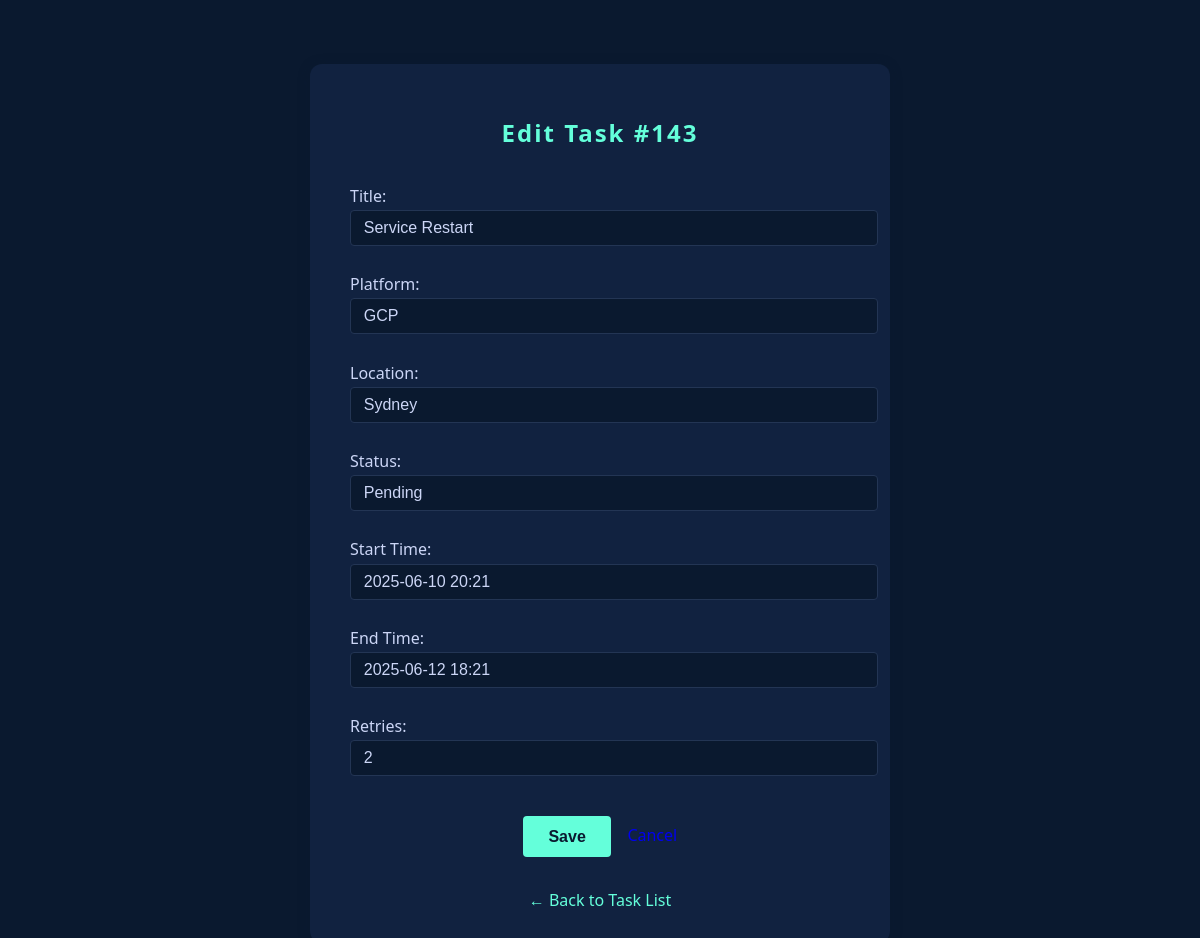
/tasks/143/edit/ (signed in), run on an earlier commit of the app's database.
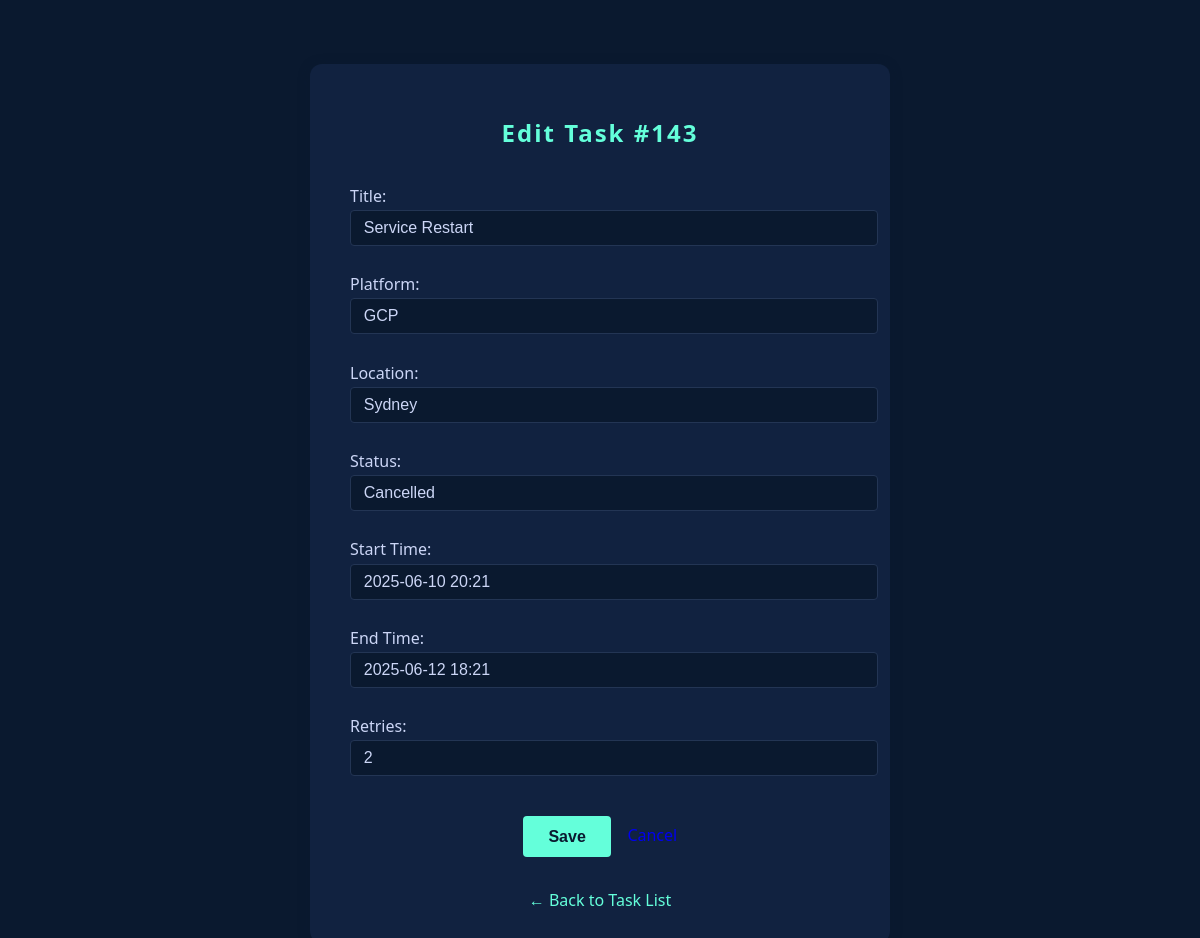
And on a later commit of the database.
### main/models.py (models this page shows, shortened)
class Task(models.Model):
    title = models.CharField(max_length=100, default="System Update")
    platform = models.CharField(max_length=100)
    location = models.CharField(max_length=100)
    status = models.CharField(max_length=50)
    start_time = models.CharField(max_length=100)
    end_time = models.CharField(max_length=100, null=True, blank=True)
    retries = models.IntegerField(default=0)

### main/views.py (the view, shortened to what this page needs)
# urls.py: path('tasks/<int:task_id>/edit/', views.edit_task, name='edit_task'),
@login_required
def edit_task(request, task_id):
    if not request.user.is_superuser:
        return redirect('task_list')
    task = get_object_or_404(Task, id=task_id)
    return render(request, 'main/edit_task.html', {'task': task})

### main/templates/main/edit_task.html (shortened to what this page needs)
<!DOCTYPE html>
<html>
<head>
</head>
<body>
    <div class="edit-container">
        <h2>Edit Task #{{ task.id }}</h2>
        <form method="post">
            <label>Title:
                <input type="text" name="title" value="{{ task.title }}" required>
            </label>
            <label>Platform:
                <input type="text" name="platform" value="{{ task.platform }}" required>
            </label>
            <label>Location:
                <input type="text" name="location" value="{{ task.location }}" required>
            </label>
            <label>Status:
                <input type="text" name="status" value="{{ task.status }}" required>
            </label>
            <label>Start Time:
                <input type="text" name="start_time" value="{{ task.start_time }}" required>
            </label>
            <label>End Time:
                <input type="text" name="end_time" value="{{ task.end_time }}">
            </label>
            <label>Retries:
                <input type="number" name="retries" value="{{ task.retries }}" min="0">
            </label>
            <div class="action-btns">
                <button type="submit">Save</button>
                <a href="{% url 'task_list' %}" class="cancel-btn button" style="text-decoration:none;line-height:2.4em;">Cancel</a>
            </div>
        </form>
        <a href="{% url 'task_list' %}" class="back-link">&larr; Back to Task List</a>
    </div>
</body>
</html>

What changed in the data, as far as the page shows it:
changed Task "Service Restart": status "Pending" → "Cancelled"
